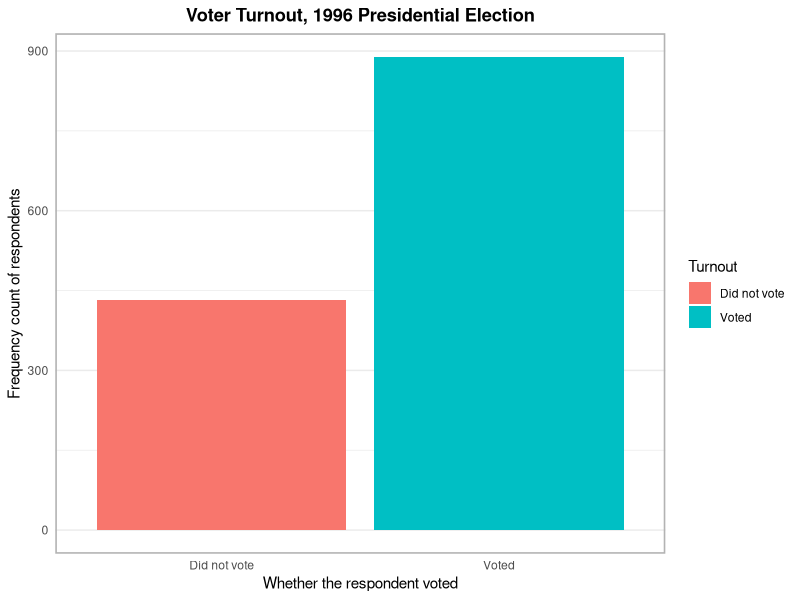
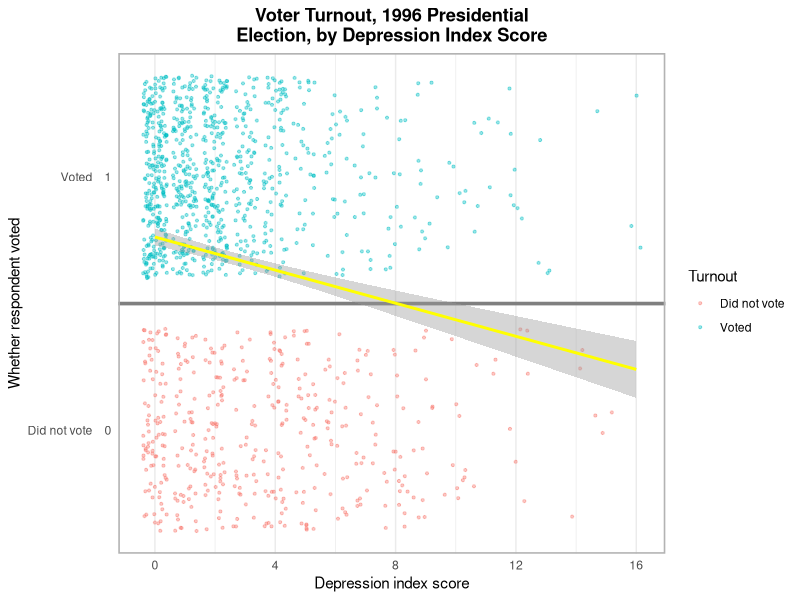
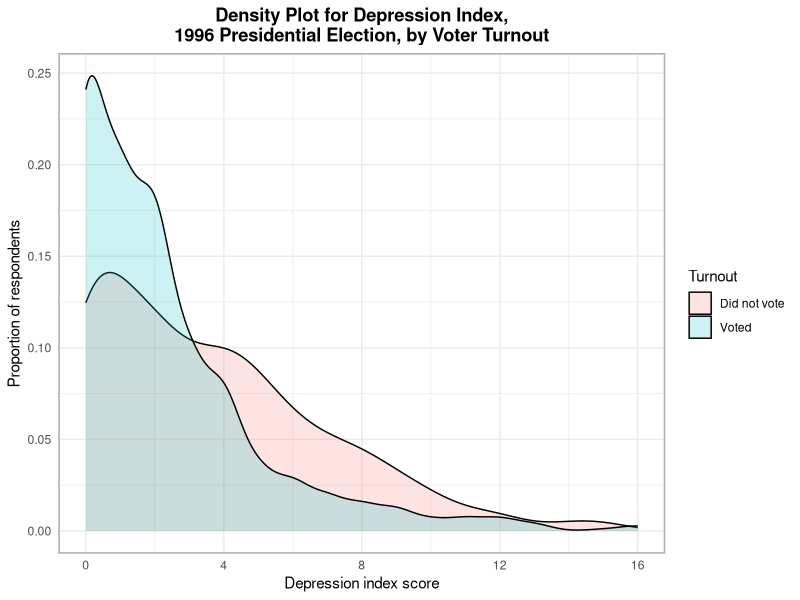
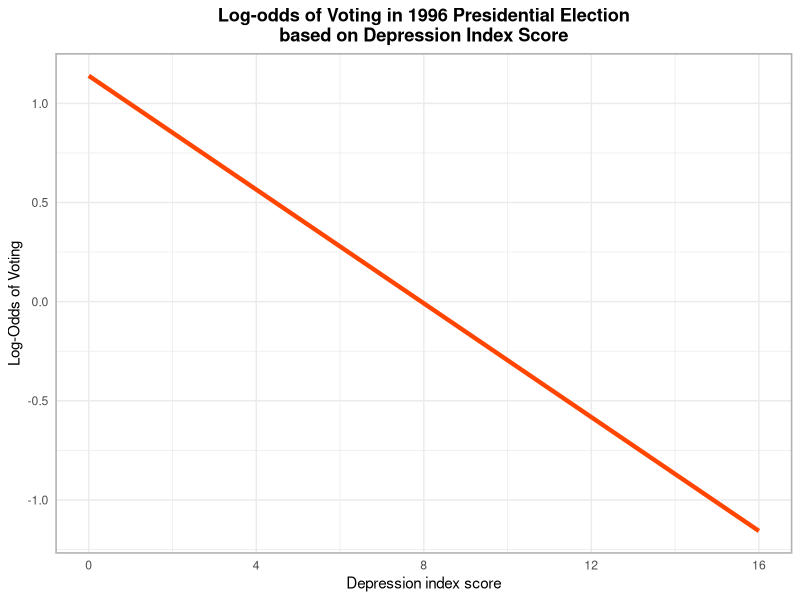
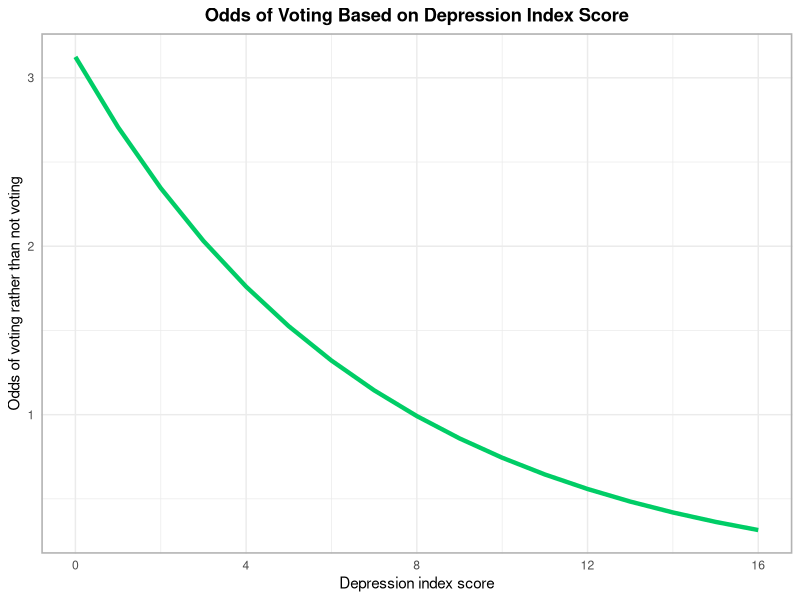
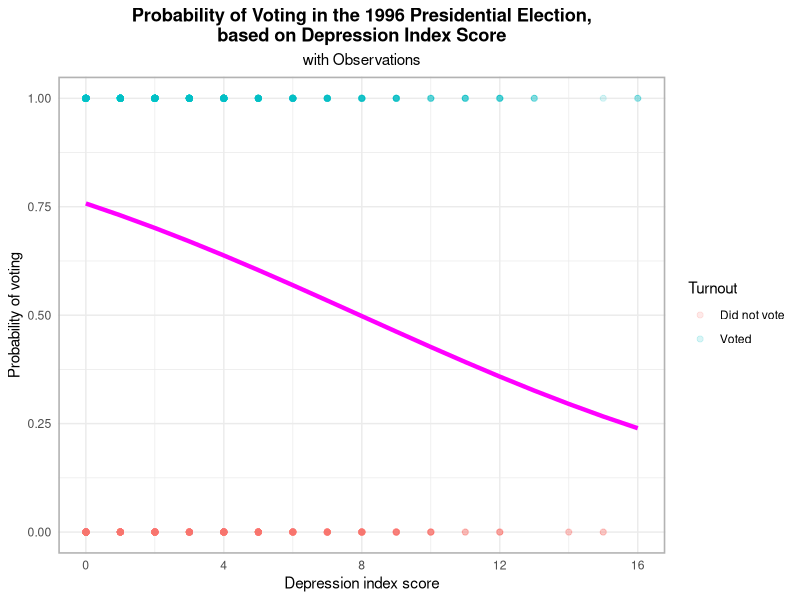

Source code (R) for these figures, in order: (Note: this script raises an error after producing the figures.)
## ---- chunk 1
knitr::opts_chunk$set(cache = TRUE)

library(ggplot2)
library(dplyr)
library(tidyr)
library(tidyverse)
library(modelr)
library(broom)
library(forcats)
library(caret)
library(pROC)

options(na.action = na.warn)
set.seed(1234)

theme_set(theme_minimal())

options(warn=-1)
## ---- chunk 2
df = read.csv('data/mental_health.csv')
df = df[(!is.na(df$vote96) & !is.na(df$mhealth_sum)), ]
df$Turnout = factor(df$vote96, labels = c("Did not vote", "Voted"))
## ---- chunk 3
ggplot(df, aes(x=Turnout, fill=Turnout)) + geom_bar() +
       ylab("Frequency count of respondents") +
       xlab("Whether the respondent voted") +
       ggtitle("Voter Turnout, 1996 Presidential Election") +
       theme(plot.title = element_text(hjust = 0.5, face="bold"),
       panel.grid.major.x = element_blank(), panel.grid.minor.x = element_blank(),
       panel.border = element_rect(linetype = "solid", color = "grey70", fill=NA, size=1.1)) +
       scale_y_continuous(breaks = c(0,300,600,900))
## ---- chunk 4

ggplot(df, aes(x=mhealth_sum, y=vote96)) + 
       geom_point(aes(color=Turnout), size=.75, alpha=.4, position="jitter") + 
       geom_hline(aes(yintercept=.5), size=1.25, color = "grey50") + 
       geom_smooth(method = "lm", color = "yellow") + 
       xlab("Depression index score") + ylab("Whether respondent voted") + 
       ggtitle("Voter Turnout, 1996 Presidential\nElection, by Depression Index Score") +
       theme(plot.title = element_text(hjust = 0.5, face="bold"),
       panel.grid.major.y = element_blank(), panel.grid.minor.y = element_blank(),
       panel.border = element_rect(linetype = "solid", color = "grey70", fill=NA, size=1.1)) + 
       scale_x_continuous(breaks = c(0,4,8,12,16)) +
       scale_y_continuous(breaks=0:1, labels = c("Did not vote    0","Voted    1"))
## ---- chunk 5

ggplot(df, aes(mhealth_sum, fill = Turnout)) + geom_density(alpha = 0.2) + 
       xlab("Depression index score") + ylab("Proportion of respondents") + 
       ggtitle("Density Plot for Depression Index,\n1996 Presidential Election, by Voter Turnout") +
       theme(plot.title = element_text(hjust = 0.5, face="bold"),
             panel.border = element_rect(linetype = "solid", color = "grey70", fill=NA, size=1.1)) +
       scale_x_continuous(breaks = c(0,4,8,12,16))
## ---- chunk 6
logit2prob = function(x){
  exp(x) / (1 + exp(x))
}

prob2odds = function(x){
  x / (1 - x)
}

prob2logodds = function(x){
  log(prob2odds(x))
}

calcodds = function(x){
  exp(int + coeff * x)
}

oddsratio = function(x,y){
  exp(coeff * (x - y))
}

calcprob = function(x){
  exp(int + coeff * x) / (1 + exp(int + coeff * x))
}

firstdifference = function(x,y){
  calcprob(y) - calcprob(x)
}

threshold_compare = function(thresh, dataframe, model){
  pred <- dataframe %>%
          add_predictions(model) %>%
          mutate(pred = logit2prob(pred),
          pred = as.numeric(pred > thresh))
  
  cm = confusionMatrix(pred$pred, pred$vote96, dnn = c("Prediction", "Actual"), positive = '1')

  data_frame(threshold = thresh,
             sensitivity = cm$byClass[["Sensitivity"]],
             specificity = cm$byClass[["Specificity"]],
             accuracy = cm$overall[["Accuracy"]])
}
## ---- chunk 7

logit_voted_depression = glm(vote96 ~ mhealth_sum, family = binomial, data=df)
summary(logit_voted_depression)
## ---- chunk 8

int = tidy(logit_voted_depression)[1,2]
coeff = tidy(logit_voted_depression)[2,2]

voted_depression_pred = df %>%
                        add_predictions(logit_voted_depression) %>%
                        mutate(prob = logit2prob(pred)) %>%
                        mutate(odds = prob2odds(prob))

voted_depression_accuracy = df %>%
                            add_predictions(logit_voted_depression) %>%
                            mutate(pred = logit2prob(pred),
                            pred = as.numeric(pred > .5))
## ---- chunk 9

ggplot(voted_depression_pred, aes(mhealth_sum, pred)) +
       geom_line(color="orangered1", size=1.5) +
       labs(title = "Log-odds of Voting in 1996 Presidential Election\nbased on Depression Index Score",
            x = "Depression index score",
            y = "Log-Odds of Voting") + 
       theme(plot.title = element_text(hjust = 0.5, face="bold"),
             panel.border = element_rect(linetype = "solid", color = "grey70", fill=NA, size=1.1)) +
       scale_x_continuous(breaks = c(0,4,8,12,16))
## ---- chunk 10
#$$
#Odds\_of\_voting = \frac{p(depression\_index\_score)}{1 - p(depression\_index\_score)} = e^{1.13921 - (0.1434752 \times depression\_index\_score)}
#$$
## ---- chunk 11
ggplot(voted_depression_pred, aes(mhealth_sum, odds)) +
       geom_line(color = "springgreen3", size = 1.5) +
       labs(title = "Odds of Voting Based on Depression Index Score",
            x = "Depression index score",
            y = "Odds of voting rather than not voting") +
       theme(plot.title = element_text(hjust = 0.5, face="bold"),
             panel.border = element_rect(linetype = "solid", color = "grey70", fill=NA, size=1.1)) +
       scale_x_continuous(breaks = c(0,4,8,12,16))
## ---- chunk 12

ggplot(voted_depression_pred, aes(x=mhealth_sum, y=vote96)) + 
       geom_point(aes(color=Turnout), size=1.75, alpha=.15) + 
       geom_line(aes(y = prob), color = "magenta", size = 1.5) +
       labs(title = "Probability of Voting in the 1996 Presidential Election,\nbased on Depression Index Score",
            subtitle = "with Observations",
            x = "Depression index score",
            y = "Probability of voting") +
       theme(plot.title = element_text(hjust = 0.5, face="bold"),
             plot.subtitle = element_text(hjust = 0.5),
             panel.border = element_rect(linetype = "solid", color = "grey70", fill=NA, size=1.1)) +
       scale_x_continuous(breaks = c(0,4,8,12,16))
## ---- chunk 13
ar = mean(voted_depression_accuracy$vote96 == voted_depression_accuracy$pred, na.rm = TRUE)

uc = median(df$vote96)

e1 = sum(df$vote96 != uc)
e2 = sum(voted_depression_accuracy$pred != uc, na.rm = TRUE)

pre = (e1 - e2) / e1

cm.5_voted_depression <- confusionMatrix(voted_depression_accuracy$pred, voted_depression_accuracy$vote96,
                         dnn = c("Prediction", "Actual"), positive = '1')

cm.5_table = cm.5_voted_depression$table


actlpos = cm.5_table[1,2] + cm.5_table[2,2]
predposcrrct = cm.5_table[2,2]

actlneg = cm.5_table[1,1] + cm.5_table[2,1]
prednegcrrct = cm.5_table[1,1]

tpr.notes =  predposcrrct / actlpos
tnr.notes =  prednegcrrct / actlneg

tpr.cm.5 = sum(cm.5_voted_depression$byClass[1])
tnr.cm.5 = sum(cm.5_voted_depression$byClass[2])


threshold_x = seq(0, 1, by = .001) %>%
              map_df(threshold_compare, df, logit_voted_depression)

auc_x_voted_depression <- auc(df$vote96, voted_depression_pred$prob)
## ---- chunk 14

threshold_x %>% gather(measure, value, -threshold) %>%
            mutate(measure = factor(measure, labels = c("Accuracy", "Sensitivity (TPR)",
            "Specificity (TNR)"))) %>%
            ggplot(aes(threshold, value, color = measure, linetype = measure)) +
            geom_line() +
            labs(x = "Threshold", y = "Rate", color = "Measure", linetype = "Measure",
                 title =  "Accuracy, Sensitivity, & Specificity\nRates at Varying Thresholds") +
            theme(plot.title = element_text(hjust = 0.5, face="bold"),
            plot.subtitle = element_text(hjust = 0.5),
            panel.border = element_rect(linetype = "solid", color = "grey70", fill=NA, size=1.1))
## ---- chunk 15

ggplot(threshold_x, aes(1 - specificity, sensitivity)) +
       geom_line(color="darkturquoise", size=1.5) +
       geom_abline(slope = 1, linetype = 5, color = "deeppink", size=1.5) +
       labs(title =  "ROC Curve:  Voting Behavior, 1996,\nas predicted by Depression Index Score",
            x = "False Positive Rate (1 - Specificity)",
            y = "True Positive Rate (Sensitivity)") +
            theme(plot.title = element_text(hjust = 0.5, face="bold"),
            plot.subtitle = element_text(hjust = 0.5),
            panel.border = element_rect(linetype = "solid", color = "grey70", fill=NA, size=1.1))
## ---- chunk 16
#$$
#Pr(Y_i = y_i|\pi_i) = \pi_i^{y_i}(1-\pi_i)^{(1-y_i)}
#$$
## ---- chunk 17
#$$
#g(\pi_i) \equiv \eta_i = \beta_0 + \beta_1DepressionIndexScore_i + \beta_2Age_i + \beta_3Income10K_i
#$$
## ---- chunk 18
#$$
#\pi_i = \frac{e^{\eta_i}}{1 + e^{\eta_i}}
#$$
## ---- chunk 19

logit_voted_mv = glm(vote96 ~ mhealth_sum + age + inc10, family = binomial, data=df)
summary(logit_voted_mv)
## ---- chunk 20

b0_mv = tidy(logit_voted_mv)[1,2]
b1_mv = tidy(logit_voted_mv)[2,2]
b2_mv = tidy(logit_voted_mv)[3,2]
b3_mv = tidy(logit_voted_mv)[4,2]

voted_mv_pred = df[(!is.na(df$age) & !is.na(df$inc10)), ] %>%
                data_grid(mhealth_sum, age = c(25,65), inc10 = c(5,10,15)) %>%
                add_predictions(logit_voted_mv) %>%
                mutate(prob = logit2prob(pred)) %>%
                mutate(odds = prob2odds(prob)) %>%
                mutate(age = factor(age, levels = c(25, 65), labels = c("Younger", "Older")),
                       inc10 = factor(inc10, levels = c(5, 10, 15),
                                       labels = c("Low income", "Medium income", "High income")))# %>%
                #mutate(age_inc = interaction(factor(age), factor(inc10)))
  
voted_mv_accuracy <- df[(!is.na(df$age) & !is.na(df$inc10)), ] %>%
                     add_predictions(logit_voted_mv) %>%
                     mutate(pred = logit2prob(pred),
                     pred = as.numeric(pred > .5))
## ---- chunk 21
calcodds_mv = function(mhealth,age,income10K){
  exp(b0_mv + b1_mv * mhealth + b2_mv * age + b3_mv * income10K)
}

oddsratio_mv = function(x,y,n){
  if (n == 1){
    exp(b1_mv * (x - y))
  }
  if (n == 2){
    exp(b2_mv * (x - y))
  }
  if (n == 3){
    exp(b3_mv * (x - y))
  }
}

calcprob_mv = function(mhealth,age,income10K){
  power = b0_mv + b1_mv * mhealth + b2_mv * age + b3_mv * income10K
  exp(power) / (1 + exp(power))
}


firstdifference_mv = function(x,y,n){
  mh_med = median(df$mhealth_sum, na.rm = TRUE)
  age_med = median(df$age, na.rm = TRUE)
  inc_med = median(df$inc10, na.rm = TRUE)
  if(n == 3){
      calcprob_mv(mh_med,age_med,y) - calcprob_mv(mh_med,age_med,x)
  }
  if (n == 1){print("n==1; this doesn't return results and I don't know why")
      calcprob_mv(y,age_med,inc_med) - calcprob_mv(x,age_med,inc_med)
  }
  if(n == 2){print("n==2; this doesn't return results and I don't know why")
      calcprob_mv(mh_med,y,inc_med) - calcprob_mv(mh_med,x,inc_med)
  }
}
## ---- chunk 22

ggplot(voted_mv_pred, aes(mhealth_sum, pred)) +
       geom_line(size=1.5, aes(linetype=age, color=inc10)) +
       labs(title = "Predicted Log-odds of Voting in 1996 Presidential Election\nbased on Depression Index Score, Age, & Income",
            x = "Depression index score",
            y = "Predicted Log-Odds of Voting") + scale_color_discrete(name="Income") + scale_linetype(name="Age")+ 
       theme(plot.title = element_text(hjust = 0.5, face="bold"),
             panel.border = element_rect(linetype = "solid", color = "grey70", fill=NA, size=1.1)) +
       scale_x_continuous(breaks = c(0,4,8,12,16))
## ---- chunk 23
ggplot(voted_mv_pred, aes(mhealth_sum, odds, color =inc10)) +
       geom_line(size = 1.5, aes(linetype=age)) +
       labs(title = "Predicted Odds of Voting in 1996 Presidential Election\nbased on Depression Index Score, Age, & Income",
            x = "Depression index score",
            y = "Predicted odds of voting rather than not voting") + scale_color_discrete(name="Income") + scale_linetype(name="Age") + 
       theme(plot.title = element_text(hjust = 0.5, face="bold"),
             panel.border = element_rect(linetype = "solid", color = "grey70", fill=NA, size=1.1)) +
       scale_x_continuous(breaks = c(0,4,8,12,16))
## ---- chunk 24

ggplot(voted_mv_pred, aes(x=mhealth_sum, y=prob, color = inc10)) + 
       geom_line(size = 1.5, aes(linetype=age)) +
       labs(title = "Probability of Voting in 1996 Presidential Election\nbased on Depression Index Score, Age, & Income",
            x = "Depression index score",
            y = "Probability of voting") + scale_color_discrete(name="Income") + scale_linetype(name="Age") + 
       theme(plot.title = element_text(hjust = 0.5, face="bold"),
             panel.border = element_rect(linetype = "solid", color = "grey70", fill=NA, size=1.1)) +
       scale_x_continuous(breaks = c(0,4,8,12,16))
## ---- chunk 25
df2 = read.csv('data/gss2006.csv')
df2 = df2[(!is.na(df2$tvhours) & !is.na(df2$hrsrelax) & !is.na(df2$social_connect)), ]
df2$social_connect = factor(df2$social_connect, labels = c("Low", "Medium", "High"))
## ---- chunk 26
#$$
#P(Y_i = y_i|\mu) = \frac{\mu^ke^{-y_i}}{y_i!}
#$$
## ---- chunk 27
#$$
#\eta_i = \beta_0 + \beta_1HoursRelax_i + \beta_2SocialConnect_i
#$$
## ---- chunk 28
#$$
#\mu_i = ln(\eta_i)
#$$
## ---- chunk 29

poisson_tv <- glm(tvhours ~ hrsrelax + social_connect, family = "quasipoisson", data = df2)
summary(poisson_tv)

## ---- chunk 30
df2 %>%
  data_grid(hrsrelax, social_connect) %>%
  add_predictions(poisson_tv) %>%
  ggplot(aes(hrsrelax, pred, color=social_connect)) +
  geom_line(size = 1.5) +
  labs(x = "Hours of Relaxation",
       y = "Predicted log-count of television hours")
## ---- chunk 31
df2 %>%
  data_grid(hrsrelax, social_connect) %>%
  add_predictions(poisson_tv) %>%
  mutate(pred = exp(pred)) %>%
  ggplot(aes(hrsrelax, pred, color=social_connect)) +
  geom_line(size=1.5) +
  labs(x = "Hours of Relaxation",
       y = "Predicted count of television hours")
